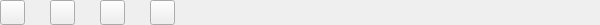
<?xml version="1.0" encoding="UTF-8"?>
<ui version="4.0">
 <class>ItemWidget</class>
 <widget class="QWidget" name="ItemWidget">
  <property name="geometry">
   <rect>
    <x>0</x>
    <y>0</y>
    <width>600</width>
    <height>25</height>
   </rect>
  </property>
  <property name="minimumSize">
   <size>
    <width>600</width>
    <height>25</height>
   </size>
  </property>
  <property name="maximumSize">
   <size>
    <width>600</width>
    <height>1000</height>
   </size>
  </property>
  <property name="windowTitle">
   <string>Form</string>
  </property>
  <widget class="QPushButton" name="bagButton">
   <property name="geometry">
    <rect>
     <x>0</x>
     <y>0</y>
     <width>25</width>
     <height>25</height>
    </rect>
   </property>
   <property name="text">
    <string/>
   </property>
  </widget>
  <widget class="QPushButton" name="equippedButton">
   <property name="geometry">
    <rect>
     <x>50</x>
     <y>0</y>
     <width>25</width>
     <height>25</height>
    </rect>
   </property>
   <property name="text">
    <string/>
   </property>
  </widget>
  <widget class="QPushButton" name="thrownButton">
   <property name="geometry">
    <rect>
     <x>100</x>
     <y>0</y>
     <width>25</width>
     <height>25</height>
    </rect>
   </property>
   <property name="text">
    <string/>
   </property>
  </widget>
  <widget class="QPushButton" name="lostButton">
   <property name="geometry">
    <rect>
     <x>150</x>
     <y>0</y>
     <width>25</width>
     <height>25</height>
    </rect>
   </property>
   <property name="text">
    <string/>
   </property>
  </widget>
 </widget>
 <resources/>
 <connections/>
</ui>
